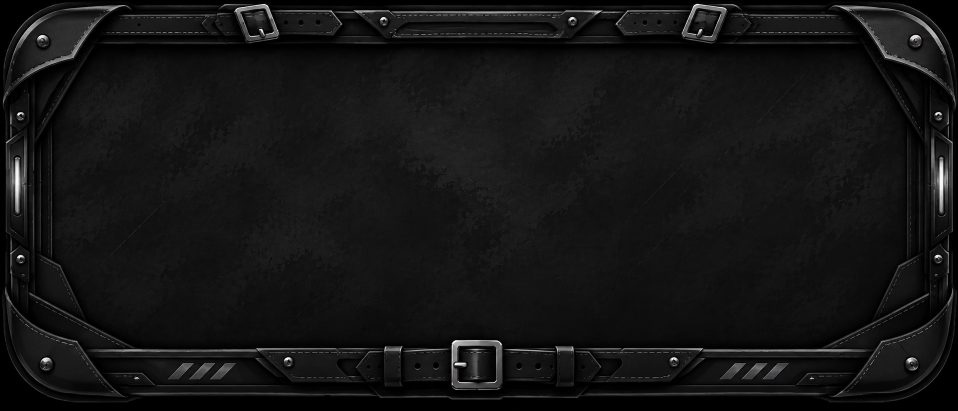
#> input picture tools/ui/source/boss-card-frame-botsman.png, 1916 x 821 px, found by its file name (shown at 1/2 size)
$ python botsman-card.py
#> lines starting #> are read from the running program, lines starting #| are printed output that depends on the picture
"""
Боцман's boss card: the artist's black leather frame (tools/ui/source/boss-card-frame-botsman.png, 1916×821) →
public/assets/ui/boss-card-frame-botsman.webp (1200 wide, the black outside the rounded corners made see-through),
and the green «code rain» for inside it (public/assets/ui/botsman-rain.webp: a tall tile of falling glyph columns,
a bright head and a fading tail each; screens.css scrolls two copies of it at different speeds).
"""
import random
import numpy as np
from PIL import Image, ImageDraw, ImageFont, ImageFilter

src = Image.open("tools/ui/source/boss-card-frame-botsman.png").convert("RGBA")   # cut out by the artist
W = 1200
im = src.resize((W, round(src.height * W / src.width)), Image.LANCZOS)
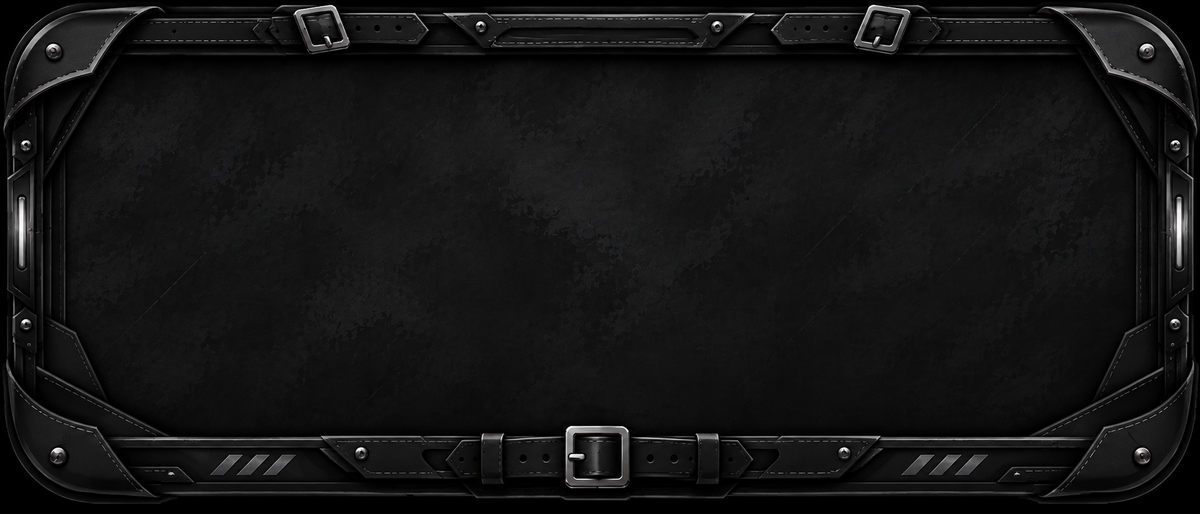
#> im: PIL image 1200x514 RGBA; mean R, G, B, A 20.6, 20.6, 20.9, 255
a = np.array(im)
Image.fromarray(a).save("public/assets/ui/boss-card-frame-botsman.webp", quality=90, method=6)
print("frame", im.size)
#| frame (1200, 514)

# the rain tile: 360×720, columns 12 px apart, each a falling string of glyphs
random.seed(7)
TW, TH, CW = 360, 720, 12
tile = Image.new("RGBA", (TW, TH), (0, 0, 0, 0))
#> tile: PIL image 360x720 RGBA; every value is 0
d = ImageDraw.Draw(tile)
try:
    font = ImageFont.truetype("/usr/share/fonts/truetype/dejavu/DejaVuSansMono-Bold.ttf", 11)
except OSError:
    font = ImageFont.load_default()
glyphs = "0123456789ABCDEFZ$#@<>*+=:ЖЗИЛПФЦШЯБДЮ¥£ΣΞΛΨ"
for cx in range(0, TW, CW):
    for _ in range(random.choice([1, 1, 2])):
        n = random.randint(8, 26)
        y0 = random.randint(0, TH)
        for k in range(n):
            y = (y0 - k * 13) % TH
            t = k / n                                   # 0 at the head, 1 at the tail end
            if k == 0:
                col = (200, 255, 210, 235)
            else:
                g = int(255 * (1 - t) ** 1.4)
                col = (40, 120 + g // 2, 60, int(30 + 190 * (1 - t) ** 1.2))
            ch = random.choice(glyphs)
            try:
                d.text((cx, y), ch, font=font, fill=col)
            except Exception:
                d.text((cx, y), random.choice("0123456789"), font=font, fill=col)
glow = tile.filter(ImageFilter.GaussianBlur(2.2))
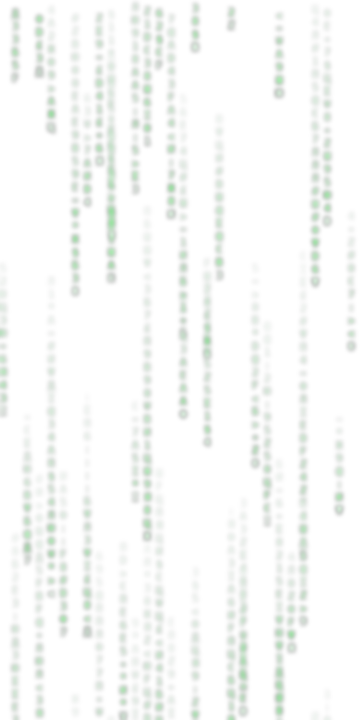
#> glow: PIL image 360x720 RGBA; mean R, G, B, A 4.7, 16.8, 6.6, 7.2; transparent parts drawn white
out = Image.alpha_composite(glow, tile)
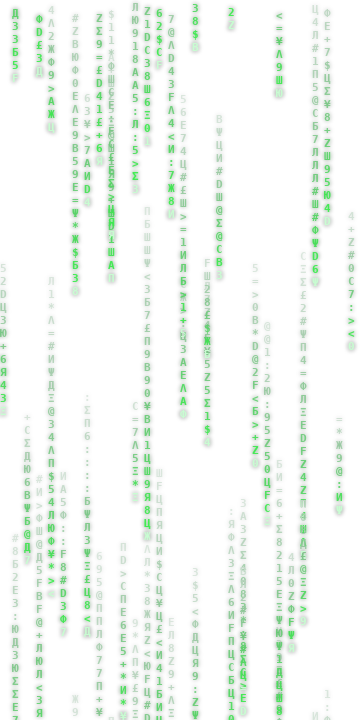
#> out: PIL image 360x720 RGBA; mean R, G, B, A 6.4, 22.8, 8.9, 13.1; transparent parts drawn white
out.save("public/assets/ui/botsman-rain.webp", quality=88, method=6)
print("rain", out.size)
#| rain (360, 720)
